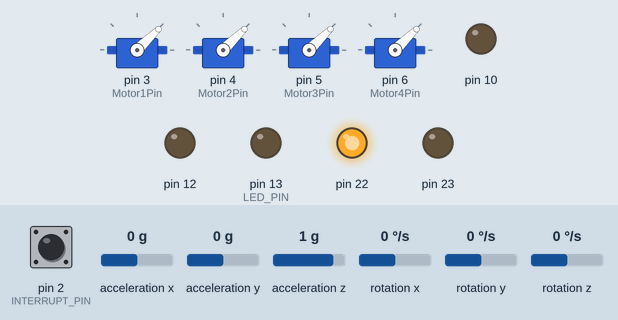
Recording of a sketch running on a simulated Arduino Mega 2560, built with avr-gcc and run on an emulated ATmega2560. Parts: 4 × servo, output pins drawn as LEDs (lit = HIGH). The inputs (shaded band) are chosen by the test bench; at power-on: pin 2 (INTERRUPT_PIN) LOW, acceleration x 0 g, acceleration y 0 g, acceleration z 1 g, rotation x 0 °/s, rotation y 0 °/s, rotation z 0 °/s. The sensor or clock chip raises its interrupt line as the real part does; no radio packets arrive unless stated; what the sketch prints to the serial monitor is not drawn.

Above: at 4.1 s.
At 23.6 s:
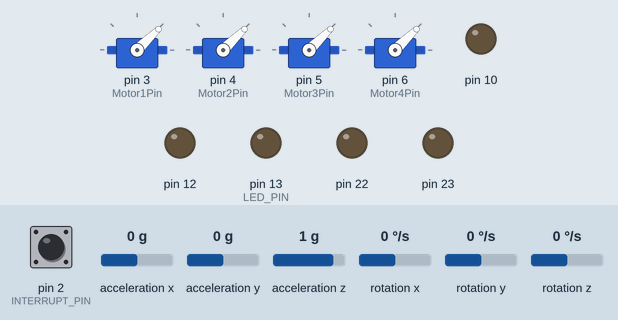
Timing chart, 0 to 25.1 s (numbered marks = the images above):
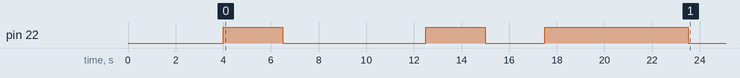

The sketch:

quad_reciever_6050.ino
```cpp
#include<Wire.h>
#include<SPI.h>
#include<Servo.h>
#include<nRF24L01.h>
#include "printf.h"
#include<RF24.h>
#include "I2Cdev.h"
#include "MPU6050_6Axis_MotionApps20.h"

//NRF      ARDUINO
//1 GND    GND
//2 VCC    3.3V
//3 CE     49  out
//4 CSN    53  out
//5 SCK    52 out
//6 MOSI   51 out
//7 MISO   50 in

RF24 Radio(49, 53);

const uint64_t pipeIn = 0xA6A6B8B8E1LL;

struct radio {
  unsigned int Throttle;
  int Pitch;
  int Roll;
  int Yaw;
  float P;
} RadioData;

Servo Motor1, Motor2, Motor3, Motor4;

float PID_P_ROLL, PID_I_ROLL, PID_D_ROLL, PID_P_PITCH, PID_I_PITCH, PID_D_PITCH, PID_P_YAW, PID_I_YAW, PID_D_YAW;
float PID_ROLL, PID_PITCH, PID_YAW;
const float P_Gain = 1.51, I_Gain = 0, D_Gain = 32;                                                       //1.3,35(iii)   1.4,35(ii best)  1.5,35(best)
const float P_Gain_YAW = 16, I_Gain_YAW = 0.0, D_Gain_YAW = 0, PID_MAX = 200;
float Roll_prev = 0, Radio_roll_prev = 0, Pitch_prev = 0, Radio_pitch_prev = 0, Yaw_prev = 0, Radio_yaw_prev = 0;

float Yaw = 0, Pitch = 0, Roll = 0;
double  Yaw_offset = 0, Roll_offset = 0, Pitch_offset = 0;

byte Motor1Pin = 3, Motor2Pin = 4, Motor3Pin = 5, Motor4Pin = 6;
int Motor1Value = 1000, Motor2Value = 1000, Motor3Value = 1000, Motor4Value = 1000;

int16_t ax, ay, az, gx, gy, gz;

void setup() {
  Serial.begin(115200);
  printf_begin();
  Wire.begin();
  Wire.setClock(400000);
  init_radio();
  Arm_Motor();
  Initialize_MPU6050();
  Calibrate_MPU6050();
}

void loop() {
  get_radio_data();
  //  print_radio_data();
  calculate_sensor_data();
  print_sensor_data();
  PID_Calculations();

  //  print_PID_data();
  motor_corrections();
  //  print_motor_value();
  write_to_motor();
}
```

Motor.ino
```cpp
void motor_corrections() {
  //    Serial.println(PID_YAW);
  Motor1Value = RadioData.Throttle - PID_PITCH + PID_ROLL - PID_YAW + 750;
  Motor2Value = RadioData.Throttle - PID_PITCH - PID_ROLL + PID_YAW + 750;
  Motor3Value = RadioData.Throttle + PID_PITCH - PID_ROLL - PID_YAW + 750;
  Motor4Value = RadioData.Throttle + PID_PITCH + PID_ROLL + PID_YAW + 750;

  if (Motor1Value < 1000) {
    Motor1Value = 1000;
  }
  if (Motor2Value < 1000) {
    Motor2Value = 1000;
  }
  if (Motor3Value < 1000) {
    Motor3Value = 1000;
  }
  if (Motor4Value < 1000) {
    Motor4Value = 1000;
  }
}

void Arm_Motor() {
  Motor1.attach(Motor1Pin);
  Motor2.attach(Motor2Pin);
  Motor3.attach(Motor3Pin);
  Motor4.attach(Motor4Pin);
  Motor1.writeMicroseconds(1000);
  Motor2.writeMicroseconds(1000);
  Motor3.writeMicroseconds(1000);
  Motor4.writeMicroseconds(1000);
  delay(1000);
}

void write_to_motor() {
  Motor1.writeMicroseconds(Motor1Value);
  Motor2.writeMicroseconds(Motor2Value);
  Motor3.writeMicroseconds(Motor3Value);
  Motor4.writeMicroseconds(Motor4Value);
}

void print_motor_value() {
  Serial.print("1   -  ");
  Serial.print(Motor1Value);
  Serial.print("\t2   -  ");
  Serial.print(Motor2Value);
  Serial.print("\t3   -  ");
  Serial.print(Motor3Value);
  Serial.print("\t4   -  ");
  Serial.println(Motor4Value);
}
```

PID.ino
```cpp
void PID_Calculations() {
  RadioData.Yaw = 0;
  RadioData.Roll = 0;
  RadioData.Pitch = 0;

  Yaw = Yaw - Yaw_offset;
  Roll = Roll - Roll_offset;
  Pitch = Pitch - Pitch_offset;

  /*Serial.print(Pitch); Serial.print("\t");
    Serial.print(Roll); Serial.print("\t");
    Serial.println(Yaw);*/

  if (RadioData.Roll > -5 && RadioData.Roll < 5)
  {
    RadioData.Roll = 0;
  }
  PID_P_ROLL = (Roll - RadioData.Roll) * P_Gain;
  PID_I_ROLL = PID_I_ROLL + (Roll - RadioData.Roll) * I_Gain;
  PID_D_ROLL = (Roll - RadioData.Roll - Roll_prev - Radio_roll_prev) * D_Gain;

  if (RadioData.Pitch > -5 && RadioData.Pitch < 5)
  {
    RadioData.Pitch = 0;
  }
  PID_P_PITCH = (Pitch - RadioData.Pitch) * P_Gain;
  PID_I_PITCH = PID_I_PITCH + (Pitch - RadioData.Pitch) * I_Gain;
  PID_D_PITCH = (Pitch - RadioData.Pitch - Pitch_prev - Radio_pitch_prev) * D_Gain;

  if (RadioData.Yaw > -5 && RadioData.Yaw < 5)
  {
    RadioData.Yaw = 0;
  }
  PID_P_YAW = (Yaw - RadioData.Yaw) * P_Gain_YAW;
  PID_I_YAW = PID_I_YAW + (Yaw - RadioData.Yaw) * I_Gain_YAW;
  PID_D_YAW = (Yaw - RadioData.Yaw - Yaw_prev - Radio_yaw_prev) * D_Gain_YAW;

  PID_YAW = PID_P_YAW + PID_I_YAW + PID_D_YAW;
  PID_ROLL = PID_I_ROLL + PID_P_ROLL + PID_D_ROLL;
  PID_PITCH = PID_P_PITCH + PID_I_PITCH + PID_D_PITCH;

  Roll_prev = Roll;
  Radio_roll_prev = RadioData.Roll;

  Pitch_prev = Pitch;
  Radio_pitch_prev = RadioData.Pitch;

  Yaw_prev = Yaw;
  Radio_yaw_prev = RadioData.Yaw;

  if (PID_ROLL > PID_MAX)
  {
    PID_ROLL = PID_MAX;
  }
  else if (PID_ROLL < (PID_MAX * (-1)))
  {
    PID_ROLL = PID_MAX * (-1);
  }

  if (PID_PITCH > PID_MAX)
  {
    PID_PITCH = PID_MAX;
  }
  else if (PID_PITCH < (PID_MAX * (-1)))
  {
    PID_PITCH = PID_MAX * (-1);
  }

  if (PID_YAW > PID_MAX)
  {
    PID_YAW = PID_MAX;
  }
  else if (PID_YAW < (PID_MAX * (-1)))
  {
    PID_YAW = PID_MAX * (-1);
  }
}

void print_PID_data() {
  Serial.print(PID_PITCH); Serial.print("\t");
  Serial.print(PID_ROLL); Serial.print("\t");
  Serial.println(PID_YAW);
}
```

RadioData.ino
```cpp
void init_radio() {
  Radio.begin();
  Radio.setChannel(85);
  Radio.setPALevel(RF24_PA_MAX);
  Radio.setDataRate(RF24_2MBPS);
  Radio.setAutoAck(false);
  Radio.openReadingPipe(0, pipeIn);
  Radio.printDetails();

  Radio.startListening();

  pinMode(10, OUTPUT);
  analogWrite(10, 0);
}

void get_radio_data() {
  if (Radio.available()) {
    Radio.read(&RadioData, sizeof(RadioData));
    analogWrite(12, 175);
    RadioData.Yaw = 0;
    RadioData.Pitch = 0;
    RadioData.Roll = 0;
  }
  else {
    RadioData.Throttle = 0;
    analogWrite(12, 0);
  }
}

void print_radio_data() {
  Serial.print(RadioData.Throttle); Serial.print("\t");
  Serial.print(RadioData.Yaw); Serial.print("\t");
  Serial.print(RadioData.Pitch); Serial.print("\t");
  Serial.println(RadioData.Roll);
}
```

Sensor.ino
```cpp
MPU6050 mpu;

#define OUTPUT_READABLE_YAWPITCHROLL
#define INTERRUPT_PIN 2
#define LED_PIN 13
bool blinkState = false;

bool dmpReady = false;
uint8_t mpuIntStatus;
uint8_t devStatus;
uint16_t packetSize;
uint16_t fifoCount;
uint8_t fifoBuffer[64];


Quaternion q;
VectorInt16 aa;
VectorInt16 aaReal;
VectorInt16 aaWorld;
VectorFloat gravity;
float euler[3];
float ypr[3];

volatile bool mpuInterrupt = false;
void dmpDataReady() {
  mpuInterrupt = true;
}

void Initialize_MPU6050() {
#if I2CDEV_IMPLEMENTATION == I2CDEV_ARDUINO_WIRE
#elif I2CDEV_IMPLEMENTATION == I2CDEV_BUILTIN_FASTWIRE
  Fastwire::setup(400, true);
#endif

  mpu.initialize();
  pinMode(INTERRUPT_PIN, INPUT);

  devStatus = mpu.dmpInitialize();

  mpu.setXGyroOffset(220);    //220
  mpu.setYGyroOffset(76);     //76
  mpu.setZGyroOffset(-85);     //36
  mpu.setZAccelOffset(1788);    //1600

  if (devStatus == 0) {
    mpu.setDMPEnabled(true);

    attachInterrupt(digitalPinToInterrupt(INTERRUPT_PIN), dmpDataReady, RISING);
    //mpuIntStatus = mpu.getIntStatus();

    dmpReady = true;

    packetSize = mpu.dmpGetFIFOPacketSize();
  }
  //mpu.calibrateGyro();
  pinMode(LED_PIN, OUTPUT);
  pinMode(23, OUTPUT);
  pinMode(22, OUTPUT);
  digitalWrite(23, LOW);
  digitalWrite(22, LOW);
}

void calculate_sensor_data() {
  if (!dmpReady) return;

  while (!mpuInterrupt && fifoCount < packetSize) {
  }
  mpuInterrupt = false;
  mpuIntStatus = mpu.getIntStatus();

  fifoCount = mpu.getFIFOCount();

  if ((mpuIntStatus & 0x10) || fifoCount == 1024) {
    mpu.resetFIFO();

  } else if (mpuIntStatus & 0x02) {
    while (fifoCount < packetSize) fifoCount = mpu.getFIFOCount();

    mpu.getFIFOBytes(fifoBuffer, packetSize);

    fifoCount -= packetSize;

#ifdef OUTPUT_READABLE_YAWPITCHROLL
    // display Euler angles in degrees
    mpu.dmpGetQuaternion(&q, fifoBuffer);
    mpu.dmpGetGravity(&gravity, &q);
    mpu.dmpGetYawPitchRoll(ypr, &q, &gravity);
    //Yaw = ypr[0] * 180 / M_PI;
    Roll = ypr[1] * 180 / M_PI;
    Pitch = ypr[2] * 180 / M_PI;
#endif
  }

  mpu.getMotion6(&ax, &ay, &az, &gx, &gy, &gz);
  Yaw = (float)gz * 250 / 32768;

}

void print_sensor_data() {
  Serial.print(Yaw); Serial.print("\t");
  Serial.print(Roll); Serial.print("\t");
  Serial.println(Pitch);
}

void Calibrate_MPU6050() {
  double timer = millis();
  while ((millis() - timer) < 21000) {
    calculate_sensor_data();
    if (millis() % 500 == 0)digitalWrite(22, !digitalRead(22));
  }
  timer = millis();
  int i = 0;
  while ((millis() - timer) < 1000) {
    if (millis() % 500 == 0)digitalWrite(22, !digitalRead(22));
    calculate_sensor_data();
    Yaw_offset += Yaw;
    Pitch_offset += Pitch;
    Roll_offset += Roll;
    i++;
  }
  Yaw_offset = Yaw_offset / i;
  Pitch_offset = Pitch_offset / i;
  Roll_offset = Roll_offset / i;
  digitalWrite(22, LOW);
}
```
